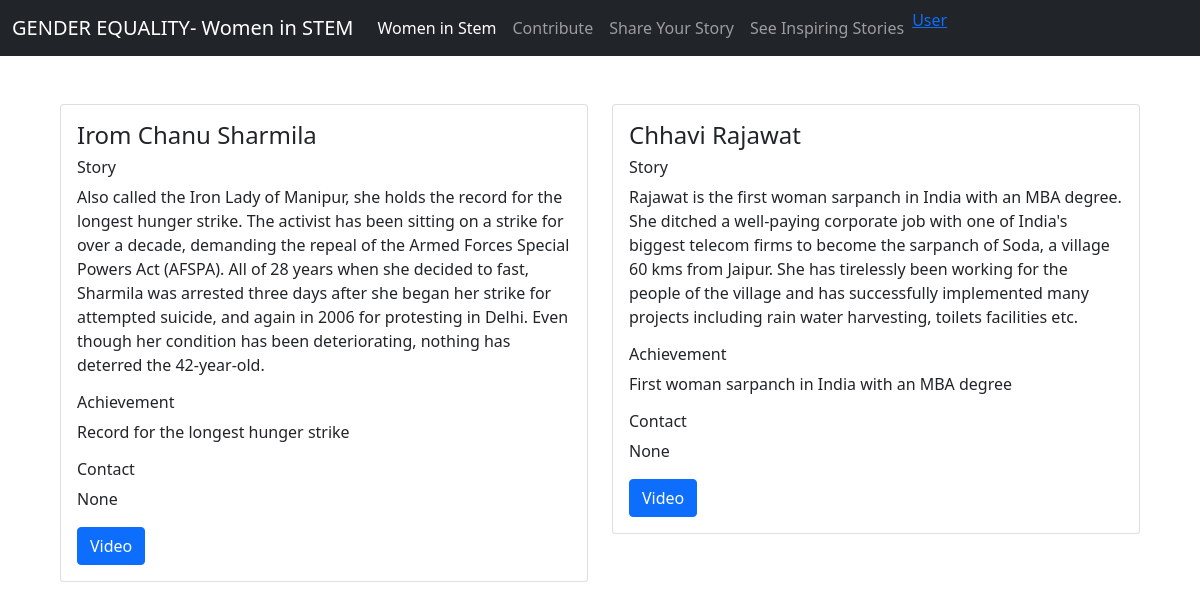
Page /seestory on the committed database.
### womeninstem/models.py (models this page shows, shortened)
class StoryData(models.Model):
    namess = models.CharField(max_length=100)
    story = models.CharField(max_length=500)
    achievess = models.CharField(max_length=500)
    vlink = models.CharField(max_length=500)
    contact = models.CharField(max_length=500)

### womeninstem/views.py (the view)
# urls.py: path('seestory', views.seestory, name='seestory'),
def seestory(request):
    storyorder = StoryData.objects.all()
    return render(request,"seestory.html",{"storyorder":storyorder})

### templates/seestory.html
{% extends "base.html" %}
{% load static %}
{% block body %}
<div class="row m-5">
    {% for stories in storyorder %}
    <div class="col-sm-6">
      <div class="card">
        <div class="card-body">
          <h4 class="card-title">{{stories.namess}}</h4>
          <h6>Story</h6>
          <p class="card-text">{{stories.story}}</p>
          <h6>Achievement</h6>
          <p class="card-text">{{stories.achievess}}</p>
          <h6>Contact</h6>
          <p class="card-text">{{stories.contact}}</p>
          <a href="{{stories.vlink}}" class="btn btn-primary">Video</a>
        </div>
      </div>
    </div>
    {% endfor%}
  </div>
{% endblock body %}

### templates/base.html (shortened to what this page needs)
<!DOCTYPE html>
<html lang="en">
<head>
    <link href="https://cdn.jsdelivr.net/npm/bootstrap@5.0.2/dist/css/bootstrap.min.css" rel="stylesheet">
</head>
<body>
    <nav class="navbar navbar-expand-lg navbar-dark bg-dark">
        <div class="container-fluid">
          <a class="navbar-brand" href="/">GENDER EQUALITY- Women in STEM</a>
          <div class="collapse navbar-collapse" id="navbarSupportedContent">
            <ul class="navbar-nav me-auto mb-2 mb-lg-0">
              <li class="nav-item">
                <a class="nav-link active" aria-current="page" href="/womeninstem">Women in Stem</a>
              </li>
              <li class="nav-item">
                <a class="nav-link" href="/form">Contribute</a>
              </li>
              <li class="nav-item">
                <a class="nav-link" href="/sharestory">Share Your Story</a>
              </li>
              <li class="nav-item">
                <a class="nav-link" href="/seestory">See Inspiring Stories</a>
              </li>
              {% if user.is_authenticated %}
              <li class="nav-item">
                <a class="nav-link" href="/logout">Welcome {{request.user}} | LogOut</a></li>
      {% else %}
      <li>
        <a href="#">User</a>
      </li>
      {% endif %}
          </div>
        </div>
      </nav>
{% block body %}
{% endblock body %}
</body>
</html>

### rows in the picture
StoryData: namess "Irom Chanu Sharmila", story "Also called the Iron Lady of Manipur, she holds the record for the longest hunger strike. The activist has been sitting on a strike for over a decade, demanding the repeal of the Armed Forces Special Powers Act (AFSPA). All of 28 years when she decided to fast, Sharmila was arrested three days after she began her strike for attempted suicide, and again in 2006 for protesting in Delhi. Even though her condition has been deteriorating, nothing has deterred the 42-year-old.", achievess "Record for the longest hunger strike", contact "None"
StoryData: namess "Chhavi Rajawat", story "Rajawat is the first woman sarpanch in India with an MBA degree. She ditched a well-paying corporate job with one of India's biggest telecom firms to become the sarpanch of Soda, a village 60 kms from Jaipur. She has tirelessly been working for the people of the village and has successfully implemented many projects including rain water harvesting, toilets facilities etc.", achievess "First woman sarpanch in India with an MBA degree", contact "None"
